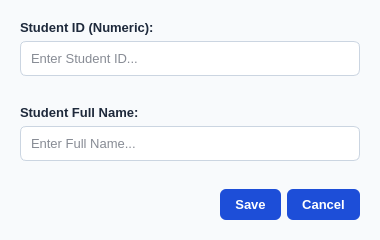
<?xml version="1.0" encoding="UTF-8"?>
<ui version="4.0">
 <class>AddStudentDialog</class>
 <widget class="QDialog" name="AddStudentDialog">
  <property name="geometry">
   <rect><x>0</x><y>0</y><width>380</width><height>240</height></rect>
  </property>
  <property name="windowTitle"><string>Add New Student</string></property>
  <property name="styleSheet">
   <string>
    QDialog { background-color: #f8fafc; }
    QLabel { font-size: 13px; font-weight: bold; color: #1e293b; }
    QLineEdit { border: 1px solid #cbd5e1; border-radius: 6px; padding: 8px; background-color: white; color: #0f172a; font-size: 13px; }
    QLineEdit:focus { border: 2px solid #2563eb; }
    QPushButton { background-color: #1d4ed8; color: white; border-radius: 6px; font-weight: bold; padding: 8px 15px; font-size: 13px; }
    QPushButton:hover { background-color: #1e40af; }
    QPushButton:pressed { background-color: #1e3a8a; }
   </string>
  </property>
  <layout class="QVBoxLayout" name="verticalLayout">
   <property name="leftMargin"><number>20</number></property>
   <property name="topMargin"><number>20</number></property>
   <property name="rightMargin"><number>20</number></property>
   <property name="bottomMargin"><number>20</number></property>
   <item><widget class="QLabel" name="label_1"><property name="text"><string>Student ID (Numeric):</string></property></widget></item>
   <item><widget class="QLineEdit" name="inputId"><property name="placeholderText"><string>Enter Student ID...</string></property></widget></item>
   <item>
    <spacer name="spacer1"><property name="orientation"><enum>Qt::Vertical</enum></property><property name="sizeHint" stdset="0"><size><width>20</width><height>10</height></size></property></spacer>
   </item>
   <item><widget class="QLabel" name="label_2"><property name="text"><string>Student Full Name:</string></property></widget></item>
   <item><widget class="QLineEdit" name="inputName"><property name="placeholderText"><string>Enter Full Name...</string></property></widget></item>
   <item>
    <spacer name="spacer2"><property name="orientation"><enum>Qt::Vertical</enum></property><property name="sizeHint" stdset="0"><size><width>20</width><height>15</height></size></property></spacer>
   </item>
   <item>
    <widget class="QDialogButtonBox" name="buttonBox">
     <property name="standardButtons"><set>QDialogButtonBox::Cancel|QDialogButtonBox::Save</set></property>
    </widget>
   </item>
  </layout>
 </widget>
 <resources/>
 <connections>
  <connection><sender>buttonBox</sender><signal>accepted()</signal><receiver>AddStudentDialog</receiver><slot>accept()</slot></connection>
  <connection><sender>buttonBox</sender><signal>rejected()</signal><receiver>AddStudentDialog</receiver><slot>reject()</slot></connection>
 </connections>
</ui>
